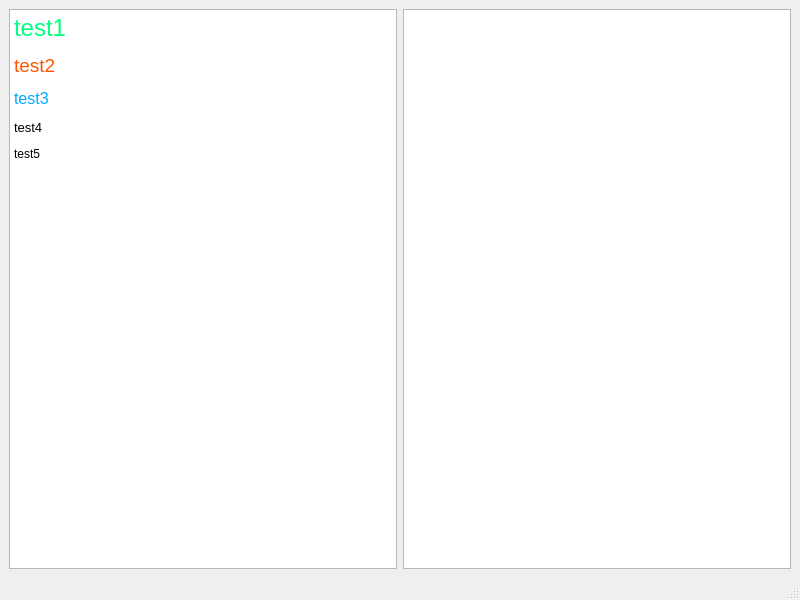
<?xml version="1.0" encoding="UTF-8"?>
<ui version="4.0">
 <class>MainWindow</class>
 <widget class="QMainWindow" name="MainWindow">
  <property name="geometry">
   <rect>
    <x>0</x>
    <y>0</y>
    <width>800</width>
    <height>600</height>
   </rect>
  </property>
  <property name="windowTitle">
   <string>MainWindow</string>
  </property>
  <widget class="QWidget" name="centralwidget">
   <layout class="QGridLayout" name="gridLayout">
    <item row="0" column="0">
     <widget class="QTextBrowser" name="textBrowser">
      <property name="html">
       <string>&lt;!DOCTYPE HTML PUBLIC &quot;-//W3C//DTD HTML 4.0//EN&quot; &quot;http://www.w3.org/TR/REC-html40/strict.dtd&quot;&gt;
&lt;html&gt;&lt;head&gt;&lt;meta name=&quot;qrichtext&quot; content=&quot;1&quot; /&gt;&lt;style type=&quot;text/css&quot;&gt;
p, li { white-space: pre-wrap; }
&lt;/style&gt;&lt;/head&gt;&lt;body style=&quot; font-family:'SimSun'; font-size:9pt; font-weight:400; font-style:normal;&quot;&gt;
&lt;p style=&quot; margin-top:12px; margin-bottom:12px; margin-left:0px; margin-right:0px; -qt-block-indent:0; text-indent:0px;&quot;&gt;&lt;span style=&quot; font-size:18pt; color:#00ff7f;&quot;&gt;test1&lt;/span&gt;&lt;/p&gt;
&lt;p style=&quot; margin-top:12px; margin-bottom:12px; margin-left:0px; margin-right:0px; -qt-block-indent:0; text-indent:0px;&quot;&gt;&lt;span style=&quot; font-size:14pt; color:#ff5500;&quot;&gt;test2&lt;/span&gt;&lt;/p&gt;
&lt;p style=&quot; margin-top:12px; margin-bottom:12px; margin-left:0px; margin-right:0px; -qt-block-indent:0; text-indent:0px;&quot;&gt;&lt;span style=&quot; font-size:12pt; color:#00aaff;&quot;&gt;test3&lt;/span&gt;&lt;/p&gt;
&lt;p style=&quot; margin-top:12px; margin-bottom:12px; margin-left:0px; margin-right:0px; -qt-block-indent:0; text-indent:0px;&quot;&gt;&lt;span style=&quot; font-size:10pt;&quot;&gt;test4&lt;/span&gt;&lt;/p&gt;
&lt;p style=&quot; margin-top:12px; margin-bottom:12px; margin-left:0px; margin-right:0px; -qt-block-indent:0; text-indent:0px;&quot;&gt;test5&lt;/p&gt;&lt;/body&gt;&lt;/html&gt;</string>
      </property>
     </widget>
    </item>
    <item row="0" column="1">
     <widget class="QTextEdit" name="textEdit"/>
    </item>
   </layout>
  </widget>
  <widget class="QMenuBar" name="menubar">
   <property name="geometry">
    <rect>
     <x>0</x>
     <y>0</y>
     <width>800</width>
     <height>26</height>
    </rect>
   </property>
  </widget>
  <widget class="QStatusBar" name="statusbar"/>
 </widget>
 <resources/>
 <connections/>
</ui>
